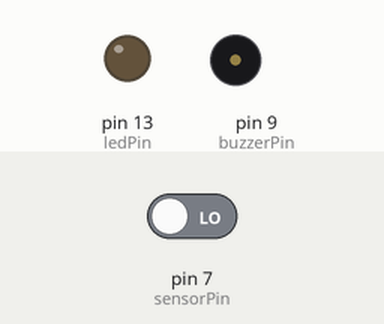
This sketch was run on a simulated Arduino Uno, built with avr-gcc and run on an emulated ATmega328P. Shown: output pins drawn as LEDs (lit = HIGH), buzzer (waves = sounding). The test bench sets the inputs (shaded band); at power-on: pin 7 (sensorPin) LOW. What the sketch prints to the serial monitor is not drawn.

Above: at 1.2 s.
1.3 s: pin 7 (sensorPin) driven HIGH
At 2.5 s:
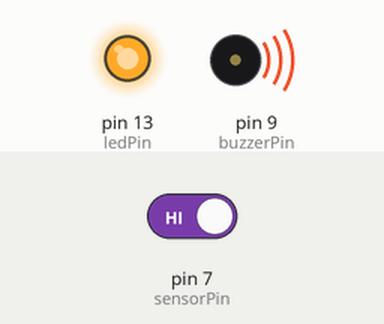
2.8 s: pin 7 (sensorPin) driven LOW
At 3.3 s:
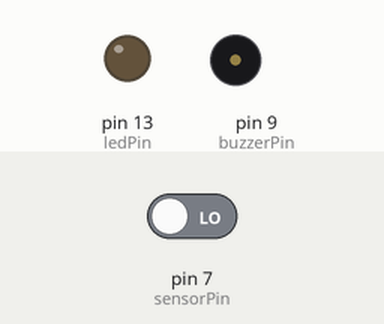
Timing chart, 0 to 5.8 s (numbered marks = the images above; inputs shaded):
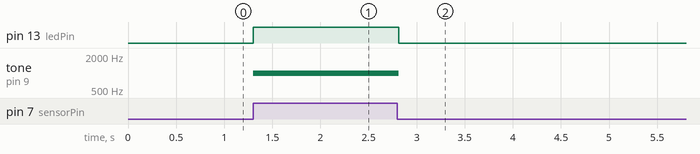

The sketch:

PIRSensor.ino
```cpp
// (licence header left out)
const int ledPin = 13;
const int sensorPin = 7;
const int buzzerPin = 9;

void setup(){

  	Serial.begin(9600);
	pinMode(ledPin, OUTPUT);
  	pinMode(sensorPin, INPUT);
  	pinMode(buzzerPin, OUTPUT);

  	digitalWrite(ledPin, LOW);
    digitalWrite(sensorPin, LOW);
  	digitalWrite(buzzerPin, LOW);
}

void loop(){

  Serial.println(digitalRead(sensorPin));

  if(HIGH==digitalRead(sensorPin)){
  	digitalWrite(ledPin, HIGH);
    tone(buzzerPin,1000);
    Serial.println("Intrusion Detected...");

  }else if(LOW==digitalRead(sensorPin)){
  	digitalWrite(ledPin, LOW);
    noTone(buzzerPin);
  }

}
```

Measured:
- after the input at 1.3 s, pin 13 (ledPin): LOW → HIGH at once; tone on pin 9 (buzzerPin): silent → 1000 Hz at once
- after the input at 2.8 s, pin 13 (ledPin): HIGH → LOW at once; tone on pin 9 (buzzerPin): 1000 Hz → silent at once
